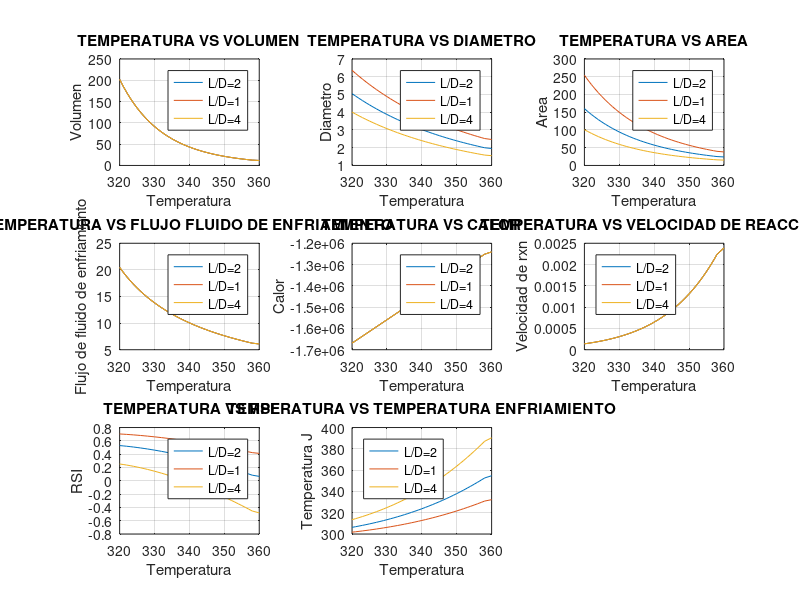

This chart was generated by the following MATLAB code:
% Reactor CSTR - 2182467 - Brayan Steven Quitián Espinosa 
% 08/03/2022 - Diseño de reactores D1.
    clc, clear

caso = input('Escriba el caso de operación: ');
if caso == 1
% DATOS:
    q = 4.377e-3; CA0 = 8.01; K0 = 20.75e6; Ea = 69.71e6; R = 8.314e3; 
    LD = 2; T1(1) = 320; M = 100; Cp = 3137; dH = -69.71e6; Te = 294;
    U = 851; FA0 = q*CA0; dt = 1; rho = 801; rhoj = 1000; Cpj = 4183;
    T2(1) = 320; T3(1) = 320;

% Primer conversion O.5 ---------------------------------------------------
XA1 = 0.5;
    for i = 1:40
        rA1(i) = K0*exp(-Ea/(R*T1(i)))*CA0*(1-XA1);
        V1(i) = FA0*XA1/rA1(i); 
        D1(i) = (2*V1(i)/pi)^(1/3);
        A1(i) = 2*pi*D1(i)^2;
        Q1(i) = FA0*(M*Cp*(T1(i)-Te)+dH*XA1);
        Tj1(i) = -Q1(i)/(U*A1(i)) + Te;
        Mj1(i) = Q1(i)/(Cp*(Te-T1(i)));
        RSI1(i) = (T1(i)-Tj1(i))/(T1(i)-Te);
            T1(i+1) = T1(i) + dt;
    end
T1(:,40) = [];
% Segunda conversion O.8 ---------------------------------------------------
XA2 = 0.8;
    for i = 1:40
        rA2(i) = K0*exp(-Ea/(R*T2(i)))*CA0*(1-XA2);
        V2(i) = FA0*XA2/rA2(i); 
        D2(i) = (2*V2(i)/pi)^(1/3);
        A2(i) = 2*pi*D2(i)^2;
        Q2(i) = FA0*(M*Cp*(T2(i)-Te)+dH*XA2);
        Tj2(i) = -Q2(i)/(U*A2(i)) + Te;
        Mj2(i) = Q2(i)/(Cp*(Te-T2(i)));
        RSI2(i) = (T2(i)-Tj2(i))/(T2(i)-Te);
            T2(i+1) = T2(i) + dt;
    end
T2(:,40) = [];
% Tercer conversion 0.9 ---------------------------------------------------
XA3 = 0.9;
    for i = 1:40
        rA3(i) = K0*exp(-Ea/(R*T3(i)))*CA0*(1-XA3);
        V3(i) = FA0*XA3/rA3(i); 
        D3(i) = (2*V3(i)/pi)^(1/3);
        A3(i) = 2*pi*D3(i)^2;
        Q3(i) = FA0*(M*Cp*(T3(i)-Te)+dH*XA3);
        Tj3(i) = -Q3(i)/(U*A3(i)) + Te;
        Mj3(i) = Q3(i)/(Cp*(Te-T3(i)));
        RSI3(i) = (T3(i)-Tj3(i))/(T3(i)-Te);
            T3(i+1) = T3(i) + dt;
    end
T3(:,40) = [];
%--------------------------------------------------------------------------
% GRAFICAS
    subplot(3,3,1),plot(T1,V1,T2,V2,T3,V3), title('TEMPERATURA VS VOLUMEN')
    grid, xlabel('Temperatura'), ylabel('Volumen')
    legend({'XA=0.5', 'XA=0.8', 'XA=0.9'},'Location', 'northeast')

    subplot(3,3,2),plot(T1,D1,T2,D2,T3,D3), title('TEMPERATURA VS DIAMETRO')
    grid, xlabel('Temperatura'), ylabel('Diametro')
    legend({'XA=0.5', 'XA=0.8', 'XA=0.9'},'Location', 'northeast')

    subplot(3,3,3),plot(T1,A1,T2,A2,T3,A3), title('TEMPERATURA VS AREA')
    grid, xlabel('Temperatura'), ylabel('Area')
    legend({'XA=0.5', 'XA=0.8', 'XA=0.9'},'Location', 'northeast')

    subplot(3,3,4),plot(T1,Mj1,T2,Mj2,T3,Mj3), title('TEMPERATURA VS FLUJO FLUIDO DE ENFRIAMIENTO')
    grid, xlabel('Temperatura'), ylabel('Flujo de fluido de enfriamiento')
    legend({'XA=0.5', 'XA=0.8', 'XA=0.9'},'Location', 'northeast')

    subplot(3,3,5),plot(T1,Q1,T2,Q2,T3,Q3), title('TEMPERATURA VS CALOR')
    grid, xlabel('Temperatura'), ylabel('Calor')
    legend({'XA=0.5', 'XA=0.8', 'XA=0.9'},'Location', 'northeast')

    subplot(3,3,6),plot(T1,rA1,T2,rA2,T3,rA3), title('TEMPERATURA VS VELOCIDAD DE REACCION')
    grid, xlabel('Temperatura'), ylabel('Velocidad de rxn')
    legend({'XA=0.5', 'XA=0.8', 'XA=0.9'},'Location', 'northwest')

    subplot(3,3,7),plot(T1,RSI1,T2,RSI2,T3,RSI3), title('TEMPERATURA VS RSI')
    grid, xlabel('Temperatura'), ylabel('RSI')
    legend({'XA=0.5', 'XA=0.8', 'XA=0.9'},'Location', 'northeast')

    subplot(3,3,8),plot(T1,Tj1,T2,Tj2,T3,Tj3), title('TEMPERATURA VS TEMPERATURA ENFRIAMIENTO')
    grid, xlabel('Temperatura'), ylabel('Temperatura J')
    legend({'XA=0.5', 'XA=0.8', 'XA=0.9'},'Location', 'northwest')
% -------------------------------------------------------------------------
elseif caso == 2 
    q = 4.377e-3; CA0 = 8.01; K0 = 20.75e6; Ea = 69.71e6; R = 8.314e3; 
    LD = 2; T(1) = 320; M = 100; Cp = 3137; dH = -69.71e6; Te = 294;
    U = 851; FA0 = q*CA0; dt = 1; rho = 801; rhoj = 1000; Cpj = 4183;
    Ti(1) = 320; FA0i = FA0 + FA0*0.5; XA = 0.8;
    % Con incremento
    for i = 1:40
        rAi(i) = K0*exp(-Ea/(R*Ti(i)))*CA0*(1-XA);
        Vi(i) = FA0i*XA/rAi(i); 
        Di(i) = (2*Vi(i)/pi)^(1/3);
        Ai(i) = 2*pi*Di(i)^2;
        Qi(i) = FA0i*(M*Cp*(Ti(i)-Te)+dH*XA);
        Tji(i) = -Qi(i)/(U*Ai(i)) + Te;
        Mji(i) = Qi(i)/(Cp*(Te-Ti(i)));
        RSIi(i) = (Ti(i)-Tji(i))/(Ti(i)-Te);
            Ti(i+1) = Ti(i) + dt;
    end
    Ti(:,40) = [];
    % Sin incremento
    for i = 1:40
        rA(i) = K0*exp(-Ea/(R*T(i)))*CA0*(1-XA);
        V(i) = FA0*XA/rA(i); 
        D(i) = (2*V(i)/pi)^(1/3);
        A(i) = 2*pi*D(i)^2;
        Q(i) = FA0*(M*Cp*(T(i)-Te)+dH*XA);
        Tj(i) = -Q(i)/(U*A(i)) + Te;
        Mj(i) = Q(i)/(Cp*(Te-T(i)));
        RSI(i) = (T(i)-Tj(i))/(T(i)-Te);
            T(i+1) = T(i) + dt;
    end
    T(:,40) = [];
    subplot(3,3,1),plot(T,V,Ti,Vi), title('TEMPERATURA VS VOLUMEN')
    grid, xlabel('Temperatura'), ylabel('Volumen')
    legend({'Sin incremento', 'Con incremento'},'Location', 'northeast')

    subplot(3,3,2),plot(T,D,Ti,Di), title('TEMPERATURA VS DIAMETRO')
    grid, xlabel('Temperatura'), ylabel('Diametro')
    legend({'Sin incremento', 'Con incremento'},'Location', 'northeast')

    subplot(3,3,3),plot(T,A,Ti,Ai), title('TEMPERATURA VS AREA')
    grid, xlabel('Temperatura'), ylabel('Area')
    legend({'Sin incremento', 'Con incremento'},'Location', 'northeast')

    subplot(3,3,4),plot(T,Mj,Ti,Mji), title('TEMPERATURA VS FLUJO FLUIDO DE ENFRIAMIENTO')
    grid, xlabel('Temperatura'), ylabel('Flujo de fluido de enfriamiento')
    legend({'Sin incremento', 'Con incremento'},'Location', 'northeast')

    subplot(3,3,5),plot(T,Q,Ti,Qi), title('TEMPERATURA VS CALOR')
    grid, xlabel('Temperatura'), ylabel('Calor')
    legend({'Sin incremento', 'Con incremento'},'Location', 'northeast')

    subplot(3,3,6),plot(T,rA,Ti,rAi), title('TEMPERATURA VS VELOCIDAD DE REACCION')
    grid, xlabel('Temperatura'), ylabel('Velocidad de rxn')
    legend({'Sin incremento', 'Con incremento'},'Location', 'northwest')

    subplot(3,3,7),plot(T,RSI,Ti,RSIi), title('TEMPERATURA VS RSI')
    grid, xlabel('Temperatura'), ylabel('RSI')
    legend({'Sin incremento', 'Con incremento'},'Location', 'northeast')

    subplot(3,3,8),plot(T,Tj,Ti,Tji), title('TEMPERATURA VS TEMPERATURA ENFRIAMIENTO')
    grid, xlabel('Temperatura'), ylabel('Temperatura J')
    legend({'Sin incremento', 'Con incremento'},'Location', 'northwest')

elseif caso == 3
    q = 4.377e-3; CA0 = 8.01; K0 = 20.75e6; Ea = 69.71e6; R = 8.314e3; 
    LD = 2; T(1) = 320; M = 100; Cp = 3137; dH = -69.71e6; Te = 294;
    U = 851; FA0 = q*CA0; dt = 1; rho = 801; rhoj = 1000; Cpj = 4183;
    Ti1(1) = 320; Ti2(1) = 320; dHi1 = dH + dH*0.1; dHi2 = dH + dH*0.2;
    XA = 0.8;
    % Con incremento 10%
    for i = 1:40
        rAi1(i) = K0*exp(-Ea/(R*Ti1(i)))*CA0*(1-XA);
        Vi1(i) = FA0*XA/rAi1(i); 
        Di1(i) = (2*Vi1(i)/pi)^(1/3);
        Ai1(i) = 2*pi*Di1(i)^2;
        Qi1(i) = FA0*(M*Cp*(Ti1(i)-Te)+dHi1*XA);
        Tji1(i) = -Qi1(i)/(U*Ai1(i)) + Te;
        Mji1(i) = Qi1(i)/(Cp*(Te-Ti1(i)));
        RSIi1(i) = (Ti1(i)-Tji1(i))/(Ti1(i)-Te);
            Ti1(i+1) = Ti1(i) + dt;
    end
    Ti1(:,40) = [];
    % Con incremento 20%
    for i = 1:40
        rAi2(i) = K0*exp(-Ea/(R*Ti2(i)))*CA0*(1-XA);
        Vi2(i) = FA0*XA/rAi2(i); 
        Di2(i) = (2*Vi2(i)/pi)^(1/3);
        Ai2(i) = 2*pi*Di2(i)^2;
        Qi2(i) = FA0*(M*Cp*(Ti2(i)-Te)+dHi2*XA);
        Tji2(i) = -Qi2(i)/(U*Ai2(i)) + Te;
        Mji2(i) = Qi2(i)/(Cp*(Te-Ti2(i)));
        RSIi2(i) = (Ti2(i)-Tji2(i))/(Ti2(i)-Te);
            Ti2(i+1) = Ti2(i) + dt;
    end
    Ti2(:,40) = [];
    % Sin incremento
    for i = 1:40
        rA(i) = K0*exp(-Ea/(R*T(i)))*CA0*(1-XA);
        V(i) = FA0*XA/rA(i); 
        D(i) = (2*V(i)/pi)^(1/3);
        A(i) = 2*pi*D(i)^2;
        Q(i) = FA0*(M*Cp*(T(i)-Te)+dH*XA);
        Tj(i) = -Q(i)/(U*A(i)) + Te;
        Mj(i) = Q(i)/(Cp*(Te-T(i)));
        RSI(i) = (T(i)-Tj(i))/(T(i)-Te);
            T(i+1) = T(i) + dt;
    end
    T(:,40) = [];
    subplot(3,3,1),plot(T,V,Ti1,Vi1,Ti2,Vi2), title('TEMPERATURA VS VOLUMEN')
    grid, xlabel('Temperatura'), ylabel('Volumen')
    legend({'Sin incremento', 'Con incremento 10%', 'Con incremento 20%'},'Location', 'northeast')

    subplot(3,3,2),plot(T,D,Ti1,Di1,Ti2,Di2), title('TEMPERATURA VS DIAMETRO')
    grid, xlabel('Temperatura'), ylabel('Diametro')
    legend({'Sin incremento', 'Con incremento 10%', 'Con incremento 20%'},'Location', 'northeast')

    subplot(3,3,3),plot(T,A,Ti1,Ai1,Ti2,Ai2), title('TEMPERATURA VS AREA')
    grid, xlabel('Temperatura'), ylabel('Area')
    legend({'Sin incremento', 'Con incremento 10%', 'Con incremento 20%'},'Location', 'northeast')

    subplot(3,3,4),plot(T,Mj,Ti1,Mji1,Ti2,Mji2), title('TEMPERATURA VS FLUJO FLUIDO DE ENFRIAMIENTO')
    grid, xlabel('Temperatura'), ylabel('Flujo de fluido de enfriamiento')
    legend({'Sin incremento', 'Con incremento 10%', 'Con incremento 20%'},'Location', 'northeast')

    subplot(3,3,5),plot(T,Q,Ti1,Qi1,Ti2,Qi2), title('TEMPERATURA VS CALOR')
    grid, xlabel('Temperatura'), ylabel('Calor')
    legend({'Sin incremento', 'Con incremento 10%', 'Con incremento 20%'},'Location', 'northeast')

    subplot(3,3,6),plot(T,rA,Ti1,rAi1,Ti2,rAi2), title('TEMPERATURA VS VELOCIDAD DE REACCION')
    grid, xlabel('Temperatura'), ylabel('Velocidad de rxn')
    legend({'Sin incremento', 'Con incremento 10%', 'Con incremento 20%'},'Location', 'northwest')

    subplot(3,3,7),plot(T,RSI,Ti1,RSIi1,Ti2,RSIi2), title('TEMPERATURA VS RSI')
    grid, xlabel('Temperatura'), ylabel('RSI')
    legend({'Sin incremento', 'Con incremento 10%', 'Con incremento 20%'},'Location', 'northeast')

    subplot(3,3,8),plot(T,Tj,Ti1,Tji1,Ti2,Tji2), title('TEMPERATURA VS TEMPERATURA ENFRIAMIENTO')
    grid, xlabel('Temperatura'), ylabel('Temperatura J')
    legend({'Sin incremento', 'Con incremento 10%', 'Con incremento 20%'},'Location', 'northwest')

elseif caso == 4
    q = 4.377e-3; CA0 = 8.01; K0 = 20.75e6; Ea = 69.71e6; R = 8.314e3; 
    LD = 2; T(1) = 320; M = 100; Cp = 3137; dH = -69.71e6; Te = 294;
    U = 851; FA0 = q*CA0; dt = 1; rho = 801; rhoj = 1000; Cpj = 4183;
    Ti1(1) = 320; Ti2(1) = 320; Ui1 = U - U*0.9; Ui2 = U - U*0.8;
    XA = 0.8;
    % Con disminucion 90%
    for i = 1:40
        rAi1(i) = K0*exp(-Ea/(R*Ti1(i)))*CA0*(1-XA);
        Vi1(i) = FA0*XA/rAi1(i); 
        Di1(i) = (2*Vi1(i)/pi)^(1/3);
        Ai1(i) = 2*pi*Di1(i)^2;
        Qi1(i) = FA0*(M*Cp*(Ti1(i)-Te)+dH*XA);
        Tji1(i) = -Qi1(i)/(Ui1*Ai1(i)) + Te;
        Mji1(i) = Qi1(i)/(Cp*(Te-Ti1(i)));
        RSIi1(i) = (Ti1(i)-Tji1(i))/(Ti1(i)-Te);
            Ti1(i+1) = Ti1(i) + dt;
    end
    Ti1(:,40) = [];
    % Con disminucion 80%
    for i = 1:40
        rAi2(i) = K0*exp(-Ea/(R*Ti2(i)))*CA0*(1-XA);
        Vi2(i) = FA0*XA/rAi2(i); 
        Di2(i) = (2*Vi2(i)/pi)^(1/3);
        Ai2(i) = 2*pi*Di2(i)^2;
        Qi2(i) = FA0*(M*Cp*(Ti2(i)-Te)+dH*XA);
        Tji2(i) = -Qi2(i)/(Ui2*Ai2(i)) + Te;
        Mji2(i) = Qi2(i)/(Cp*(Te-Ti2(i)));
        RSIi2(i) = (Ti2(i)-Tji2(i))/(Ti2(i)-Te);
            Ti2(i+1) = Ti2(i) + dt;
    end
    Ti2(:,40) = [];
    % Sin incremento
    for i = 1:40
        rA(i) = K0*exp(-Ea/(R*T(i)))*CA0*(1-XA);
        V(i) = FA0*XA/rA(i); 
        D(i) = (2*V(i)/pi)^(1/3);
        A(i) = 2*pi*D(i)^2;
        Q(i) = FA0*(M*Cp*(T(i)-Te)+dH*XA);
        Tj(i) = -Q(i)/(U*A(i)) + Te;
        Mj(i) = Q(i)/(Cp*(Te-T(i)));
        RSI(i) = (T(i)-Tj(i))/(T(i)-Te);
            T(i+1) = T(i) + dt;
    end
    T(:,40) = [];
    subplot(3,3,1),plot(T,V,Ti1,Vi1,Ti2,Vi2), title('TEMPERATURA VS VOLUMEN')
    grid, xlabel('Temperatura'), ylabel('Volumen')
    legend({'Sin incremento', 'Con disminucion 90%', 'Con disminucion 80%'},'Location', 'northeast')

    subplot(3,3,2),plot(T,D,Ti1,Di1,Ti2,Di2), title('TEMPERATURA VS DIAMETRO')
    grid, xlabel('Temperatura'), ylabel('Diametro')
    legend({'Sin incremento', 'Con disminucion 90%', 'Con disminucion 80%'},'Location', 'northeast')

    subplot(3,3,3),plot(T,A,Ti1,Ai1,Ti2,Ai2), title('TEMPERATURA VS AREA')
    grid, xlabel('Temperatura'), ylabel('Area')
    legend({'Sin incremento', 'Con disminucion 90%', 'Con disminucion 80%'},'Location', 'northeast')

    subplot(3,3,4),plot(T,Mj,Ti1,Mji1,Ti2,Mji2), title('TEMPERATURA VS FLUJO FLUIDO DE ENFRIAMIENTO')
    grid, xlabel('Temperatura'), ylabel('Flujo de fluido de enfriamiento')
    legend({'Sin incremento', 'Con disminucion 90%', 'Con disminucion 80%'},'Location', 'northeast')

    subplot(3,3,5),plot(T,Q,Ti1,Qi1,Ti2,Qi2), title('TEMPERATURA VS CALOR')
    grid, xlabel('Temperatura'), ylabel('Calor')
    legend({'Sin incremento', 'Con disminucion 90%', 'Con disminucion 80%'},'Location', 'northeast')

    subplot(3,3,6),plot(T,rA,Ti1,rAi1,Ti2,rAi2), title('TEMPERATURA VS VELOCIDAD DE REACCION')
    grid, xlabel('Temperatura'), ylabel('Velocidad de rxn')
    legend({'Sin incremento', 'Con disminucion 90%', 'Con disminucion 80%'},'Location', 'northwest')

    subplot(3,3,7),plot(T,RSI,Ti1,RSIi1,Ti2,RSIi2), title('TEMPERATURA VS RSI')
    grid, xlabel('Temperatura'), ylabel('RSI')
    legend({'Sin incremento', 'Con disminucion 90%', 'Con disminucion 80%'},'Location', 'northeast')

    subplot(3,3,8),plot(T,Tj,Ti1,Tji1,Ti2,Tji2), title('TEMPERATURA VS TEMPERATURA ENFRIAMIENTO')
    grid, xlabel('Temperatura'), ylabel('Temperatura J')
    legend({'Sin incremento', 'Con disminucion 90%', 'Con disminucion 80%'},'Location', 'northwest')

elseif caso == 5
    q = 4.377e-3; CA0 = 8.01; K0 = 20.75e6; Ea = 69.71e6; R = 8.314e3; 
    LD = 2; T(1) = 320; M = 100; Cp = 3137; dH = -69.71e6; Te = 294;
    U = 851; FA0 = q*CA0; dt = 1; rho = 801; rhoj = 1000; Cpj = 4183;
    Ti1(1) = 320; Ti2(1) = 320; LD1 = 1; LD2 = 4; XA = 0.8;
    % Con LD = 1
    for i = 1:40
        rAi1(i) = K0*exp(-Ea/(R*Ti1(i)))*CA0*(1-XA);
        Vi1(i) = FA0*XA/rAi1(i); 
        Di1(i) = (4*Vi1(i)/pi)^(1/3);
        Ai1(i) = 2*pi*Di1(i)^2;
        Qi1(i) = FA0*(M*Cp*(Ti1(i)-Te)+dH*XA);
        Tji1(i) = -Qi1(i)/(U*Ai1(i)) + Te;
        Mji1(i) = Qi1(i)/(Cp*(Te-Ti1(i)));
        RSIi1(i) = (Ti1(i)-Tji1(i))/(Ti1(i)-Te);
            Ti1(i+1) = Ti1(i) + dt;
    end
    Ti1(:,40) = [];
    % Con LD = 4
    for i = 1:40
        rAi2(i) = K0*exp(-Ea/(R*Ti2(i)))*CA0*(1-XA);
        Vi2(i) = FA0*XA/rAi2(i); 
        Di2(i) = (Vi2(i)/pi)^(1/3);
        Ai2(i) = 2*pi*Di2(i)^2;
        Qi2(i) = FA0*(M*Cp*(Ti2(i)-Te)+dH*XA);
        Tji2(i) = -Qi2(i)/(U*Ai2(i)) + Te;
        Mji2(i) = Qi2(i)/(Cp*(Te-Ti2(i)));
        RSIi2(i) = (Ti2(i)-Tji2(i))/(Ti2(i)-Te);
            Ti2(i+1) = Ti2(i) + dt;
    end
    Ti2(:,40) = [];
    % Sin incremento
    for i = 1:40
        rA(i) = K0*exp(-Ea/(R*T(i)))*CA0*(1-XA);
        V(i) = FA0*XA/rA(i); 
        D(i) = (2*V(i)/pi)^(1/3);
        A(i) = 2*pi*D(i)^2;
        Q(i) = FA0*(M*Cp*(T(i)-Te)+dH*XA);
        Tj(i) = -Q(i)/(U*A(i)) + Te;
        Mj(i) = Q(i)/(Cp*(Te-T(i)));
        RSI(i) = (T(i)-Tj(i))/(T(i)-Te);
            T(i+1) = T(i) + dt;
    end
    T(:,40) = [];
    subplot(3,3,1),plot(T,V,Ti1,Vi1,Ti2,Vi2), title('TEMPERATURA VS VOLUMEN')
    grid, xlabel('Temperatura'), ylabel('Volumen')
    legend({'L/D=2', 'L/D=1', 'L/D=4'},'Location', 'northeast')

    subplot(3,3,2),plot(T,D,Ti1,Di1,Ti2,Di2), title('TEMPERATURA VS DIAMETRO')
    grid, xlabel('Temperatura'), ylabel('Diametro')
    legend({'L/D=2', 'L/D=1', 'L/D=4'},'Location', 'northeast')

    subplot(3,3,3),plot(T,A,Ti1,Ai1,Ti2,Ai2), title('TEMPERATURA VS AREA')
    grid, xlabel('Temperatura'), ylabel('Area')
    legend({'L/D=2', 'L/D=1', 'L/D=4'},'Location', 'northeast')

    subplot(3,3,4),plot(T,Mj,Ti1,Mji1,Ti2,Mji2), title('TEMPERATURA VS FLUJO FLUIDO DE ENFRIAMIENTO')
    grid, xlabel('Temperatura'), ylabel('Flujo de fluido de enfriamiento')
    legend({'L/D=2', 'L/D=1', 'L/D=4'},'Location', 'northeast')

    subplot(3,3,5),plot(T,Q,Ti1,Qi1,Ti2,Qi2), title('TEMPERATURA VS CALOR')
    grid, xlabel('Temperatura'), ylabel('Calor')
    legend({'L/D=2', 'L/D=1', 'L/D=4'},'Location', 'northeast')

    subplot(3,3,6),plot(T,rA,Ti1,rAi1,Ti2,rAi2), title('TEMPERATURA VS VELOCIDAD DE REACCION')
    grid, xlabel('Temperatura'), ylabel('Velocidad de rxn')
    legend({'L/D=2', 'L/D=1', 'L/D=4'},'Location', 'northwest')

    subplot(3,3,7),plot(T,RSI,Ti1,RSIi1,Ti2,RSIi2), title('TEMPERATURA VS RSI')
    grid, xlabel('Temperatura'), ylabel('RSI')
    legend({'L/D=2', 'L/D=1', 'L/D=4'},'Location', 'northeast')

    subplot(3,3,8),plot(T,Tj,Ti1,Tji1,Ti2,Tji2), title('TEMPERATURA VS TEMPERATURA ENFRIAMIENTO')
    grid, xlabel('Temperatura'), ylabel('Temperatura J')
    legend({'L/D=2', 'L/D=1', 'L/D=4'},'Location', 'northwest') 

elseif caso == 6
   q = 4.377e-3; CA0 = 8.01; K0 = 20.75e6; Ea = 69.71e6; R = 8.314e3; 
    LD = 2; T(1) = 320; M = 100; Cp = 3137; dH = -69.71e6; Te = 294;
    U = 851; FA0 = q*CA0; dt = 1; rho = 801; rhoj = 1000; Cpj = 4183;
    Ti1(1) = 320; Ti2(1) = 320; XA = 0.8;
    % Con n = 0.5
    for i = 1:40
        rAi1(i) = K0*exp(-Ea/(R*Ti1(i)))*(CA0*(1-XA))^(0.5);
        Vi1(i) = FA0*XA/rAi1(i); 
        Di1(i) = (4*Vi1(i)/pi)^(1/3);
        Ai1(i) = 2*pi*Di1(i)^2;
        Qi1(i) = FA0*(M*Cp*(Ti1(i)-Te)+dH*XA);
        Tji1(i) = -Qi1(i)/(U*Ai1(i)) + Te;
        Mji1(i) = Qi1(i)/(Cp*(Te-Ti1(i)));
        RSIi1(i) = (Ti1(i)-Tji1(i))/(Ti1(i)-Te);
            Ti1(i+1) = Ti1(i) + dt;
    end
    Ti1(:,40) = [];
    % Con n = 1.5
    for i = 1:40
        rAi2(i) = K0*exp(-Ea/(R*Ti2(i)))*(CA0*(1-XA))^(1.5);
        Vi2(i) = FA0*XA/rAi2(i); 
        Di2(i) = (Vi2(i)/pi)^(1/3);
        Ai2(i) = 2*pi*Di2(i)^2;
        Qi2(i) = FA0*(M*Cp*(Ti2(i)-Te)+dH*XA);
        Tji2(i) = -Qi2(i)/(U*Ai2(i)) + Te;
        Mji2(i) = Qi2(i)/(Cp*(Te-Ti2(i)));
        RSIi2(i) = (Ti2(i)-Tji2(i))/(Ti2(i)-Te);
            Ti2(i+1) = Ti2(i) + dt;
    end
    Ti2(:,40) = [];
    % Sin incremento
    for i = 1:40
        rA(i) = K0*exp(-Ea/(R*T(i)))*CA0*(1-XA);
        V(i) = FA0*XA/rA(i); 
        D(i) = (2*V(i)/pi)^(1/3);
        A(i) = 2*pi*D(i)^2;
        Q(i) = FA0*(M*Cp*(T(i)-Te)+dH*XA);
        Tj(i) = -Q(i)/(U*A(i)) + Te;
        Mj(i) = Q(i)/(Cp*(Te-T(i)));
        RSI(i) = (T(i)-Tj(i))/(T(i)-Te);
            T(i+1) = T(i) + dt;
    end
    T(:,40) = [];
    subplot(3,3,1),plot(T,V,Ti1,Vi1,Ti2,Vi2), title('TEMPERATURA VS VOLUMEN')
    grid, xlabel('Temperatura'), ylabel('Volumen')
    legend({'n=1', 'n=0.5', 'n=1.5'},'Location', 'northeast')

    subplot(3,3,2),plot(T,D,Ti1,Di1,Ti2,Di2), title('TEMPERATURA VS DIAMETRO')
    grid, xlabel('Temperatura'), ylabel('Diametro')
    legend({'n=1', 'n=0.5', 'n=1.5'},'Location', 'northeast')

    subplot(3,3,3),plot(T,A,Ti1,Ai1,Ti2,Ai2), title('TEMPERATURA VS AREA')
    grid, xlabel('Temperatura'), ylabel('Area')
    legend({'n=1', 'n=0.5', 'n=1.5'},'Location', 'northeast')

    subplot(3,3,4),plot(T,Mj,Ti1,Mji1,Ti2,Mji2), title('TEMPERATURA VS FLUJO FLUIDO DE ENFRIAMIENTO')
    grid, xlabel('Temperatura'), ylabel('Flujo de fluido de enfriamiento')
    legend({'n=1', 'n=0.5', 'n=1.5'},'Location', 'northeast')

    subplot(3,3,5),plot(T,Q,Ti1,Qi1,Ti2,Qi2), title('TEMPERATURA VS CALOR')
    grid, xlabel('Temperatura'), ylabel('Calor')
    legend({'n=1', 'n=0.5', 'n=1.5'},'Location', 'northeast')

    subplot(3,3,6),plot(T,rA,Ti1,rAi1,Ti2,rAi2), title('TEMPERATURA VS VELOCIDAD DE REACCION')
    grid, xlabel('Temperatura'), ylabel('Velocidad de rxn')
    legend({'n=1', 'n=0.5', 'n=1.5'},'Location', 'northwest')

    subplot(3,3,7),plot(T,RSI,Ti1,RSIi1,Ti2,RSIi2), title('TEMPERATURA VS RSI')
    grid, xlabel('Temperatura'), ylabel('RSI')
    legend({'n=1', 'n=0.5', 'n=1.5'},'Location', 'northeast')

    subplot(3,3,8),plot(T,Tj,Ti1,Tji1,Ti2,Tji2), title('TEMPERATURA VS TEMPERATURA ENFRIAMIENTO')
    grid, xlabel('Temperatura'), ylabel('Temperatura J')
    legend({'n=1', 'n=0.5', 'n=1.5'},'Location', 'northwest')
end
